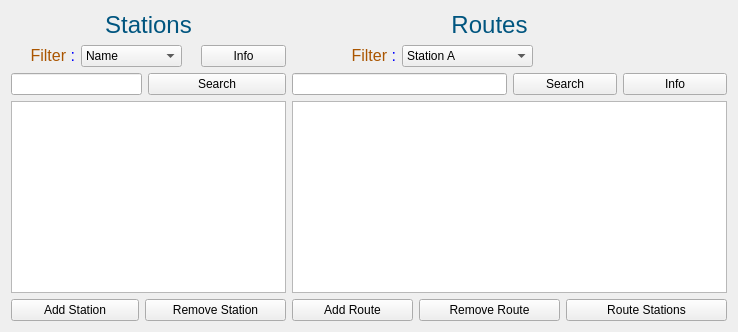
              <widget class="QWidget" name="routes_4">
               <attribute name="title">
                <string>Routes</string>
               </attribute>
               <layout class="QGridLayout" name="gridLayout_61">
                <item row="0" column="0">
                 <layout class="QGridLayout" name="gridLayout_62">
                  <item row="0" column="0" colspan="2">
                   <widget class="QLabel" name="label_145">
                    <property name="minimumSize">
                     <size>
                      <width>171</width>
                      <height>0</height>
                     </size>
                    </property>
                    <property name="maximumSize">
                     <size>
                      <width>16777215</width>
                      <height>31</height>
                     </size>
                    </property>
                    <property name="text">
                     <string>&lt;html&gt;&lt;head/&gt;&lt;body&gt;&lt;p align=&quot;center&quot;&gt;&lt;span style=&quot; font-size:18pt; color:#00557f;&quot;&gt;Stations&lt;/span&gt;&lt;/p&gt;&lt;/body&gt;&lt;/html&gt;</string>
                    </property>
                   </widget>
                  </item>
                  <item row="1" column="0" colspan="2">
                   <layout class="QGridLayout" name="gridLayout_63">
                    <item row="0" column="0">
                     <widget class="QLabel" name="label_146">
                      <property name="minimumSize">
                       <size>
                        <width>64</width>
                        <height>21</height>
                       </size>
                      </property>
                      <property name="text">
                       <string>&lt;html&gt;&lt;head/&gt;&lt;body&gt;&lt;p align=&quot;right&quot;&gt;&lt;span style=&quot; font-size:12pt; color:#aa5500;&quot;&gt;Filter &lt;/span&gt;&lt;span style=&quot; font-size:12pt; color:#0000ff;&quot;&gt;:&lt;/span&gt;&lt;/p&gt;&lt;/body&gt;&lt;/html&gt;</string>
                      </property>
                     </widget>
                    </item>
                    <item row="0" column="1" colspan="2">
                     <widget class="QComboBox" name="comboBox_26">
                      <property name="minimumSize">
                       <size>
                        <width>101</width>
                        <height>0</height>
                       </size>
                      </property>
                      <property name="maximumSize">
                       <size>
                        <width>101</width>
                        <height>16777215</height>
                       </size>
                      </property>
                      <item>
                       <property name="text">
                        <string>Name</string>
                       </property>
                      </item>
                      <item>
                       <property name="text">
                        <string>id</string>
                       </property>
                      </item>
                     </widget>
                    </item>
                    <item row="0" column="3">
                     <widget class="QPushButton" name="pushButton_102">
                      <property name="minimumSize">
                       <size>
                        <width>85</width>
                        <height>0</height>
                       </size>
                      </property>
                      <property name="text">
                       <string>Info</string>
                      </property>
                      <property name="icon">
                       <iconset theme="dialog-information">
                        <normaloff>../../../../../.designer/backup</normaloff>../../../../../.designer/backup</iconset>
                      </property>
                     </widget>
                    </item>
                    <item row="1" column="0" colspan="2">
                     <widget class="QLineEdit" name="lineEdit_26">
                      <property name="minimumSize">
                       <size>
                        <width>131</width>
                        <height>0</height>
                       </size>
                      </property>
                     </widget>
                    </item>
                    <item row="1" column="2" colspan="2">
                     <widget class="QPushButton" name="pushButton_103">
                      <property name="minimumSize">
                       <size>
                        <width>91</width>
                        <height>0</height>
                       </size>
                      </property>
                      <property name="text">
                       <string>Search</string>
                      </property>
                      <property name="icon">
                       <iconset theme="edit-find">
                        <normaloff>../../../../../.designer/backup</normaloff>../../../../../.designer/backup</iconset>
                      </property>
                     </widget>
                    </item>
                   </layout>
                  </item>
                  <item row="2" column="0" colspan="2">
                   <widget class="QTableWidget" name="tableWidget_28">
                    <property name="minimumSize">
                     <size>
                      <width>271</width>
                      <height>0</height>
                     </size>
                    </property>
                   </widget>
                  </item>
                  <item row="3" column="0">
                   <widget class="QPushButton" name="pushButton_104">
                    <property name="minimumSize">
                     <size>
                      <width>121</width>
                      <height>0</height>
                     </size>
                    </property>
                    <property name="text">
                     <string>Add Station</string>
                    </property>
                    <property name="icon">
                     <iconset theme="list-add">
                      <normaloff>../../../../../.designer/backup</normaloff>../../../../../.designer/backup</iconset>
                    </property>
                   </widget>
                  </item>
                  <item row="3" column="1">
                   <widget class="QPushButton" name="pushButton_105">
                    <property name="minimumSize">
                     <size>
                      <width>141</width>
                      <height>0</height>
                     </size>
                    </property>
                    <property name="text">
                     <string>Remove Station</string>
                    </property>
                    <property name="icon">
                     <iconset theme="list-remove">
                      <normaloff>../../../../../.designer/backup</normaloff>../../../../../.designer/backup</iconset>
                    </property>
                   </widget>
                  </item>
                 </layout>
                </item>
                <item row="0" column="1">
                 <layout class="QGridLayout" name="gridLayout_64">
                  <item row="0" column="1">
                   <widget class="QLabel" name="label_147">
                    <property name="minimumSize">
                     <size>
                      <width>131</width>
                      <height>0</height>
                     </size>
                    </property>
                    <property name="maximumSize">
                     <size>
                      <width>16777215</width>
                      <height>31</height>
                     </size>
                    </property>
                    <property name="text">
                     <string>&lt;html&gt;&lt;head/&gt;&lt;body&gt;&lt;p align=&quot;center&quot;&gt;&lt;span style=&quot; font-size:18pt; color:#00557f;&quot;&gt;Routes&lt;/span&gt;&lt;/p&gt;&lt;/body&gt;&lt;/html&gt;</string>
                    </property>
                   </widget>
                  </item>
                  <item row="1" column="0" colspan="3">
                   <layout class="QGridLayout" name="gridLayout_65">
                    <item row="0" column="0">
                     <widget class="QLabel" name="label_148">
                      <property name="minimumSize">
                       <size>
                        <width>64</width>
                        <height>21</height>
                       </size>
                      </property>
                      <property name="text">
                       <string>&lt;html&gt;&lt;head/&gt;&lt;body&gt;&lt;p align=&quot;right&quot;&gt;&lt;span style=&quot; font-size:12pt; color:#aa5500;&quot;&gt;Filter &lt;/span&gt;&lt;span style=&quot; font-size:12pt; color:#0000ff;&quot;&gt;:&lt;/span&gt;&lt;/p&gt;&lt;/body&gt;&lt;/html&gt;</string>
                      </property>
                     </widget>
                    </item>
                    <item row="0" column="1" colspan="2">
                     <widget class="QComboBox" name="comboBox_27">
                      <property name="minimumSize">
                       <size>
                        <width>131</width>
                        <height>0</height>
                       </size>
                      </property>
                      <property name="maximumSize">
                       <size>
                        <width>131</width>
                        <height>16777215</height>
                       </size>
                      </property>
                      <item>
                       <property name="text">
                        <string>Station A</string>
                       </property>
                      </item>
                      <item>
                       <property name="text">
                        <string>Station B</string>
                       </property>
                      </item>
                     </widget>
                    </item>
                    <item row="1" column="0" colspan="2">
                     <widget class="QLineEdit" name="lineEdit_27">
                      <property name="minimumSize">
                       <size>
                        <width>131</width>
                        <height>0</height>
                       </size>
                      </property>
                     </widget>
                    </item>
                    <item row="1" column="2">
                     <widget class="QPushButton" name="pushButton_106">
                      <property name="minimumSize">
                       <size>
                        <width>101</width>
                        <height>0</height>
                       </size>
                      </property>
                      <property name="text">
                       <string>Search</string>
                      </property>
                      <property name="icon">
                       <iconset theme="edit-find">
                        <normaloff>../../../../../.designer/backup</normaloff>../../../../../.designer/backup</iconset>
                      </property>
                     </widget>
                    </item>
                    <item row="1" column="3">
                     <widget class="QPushButton" name="pushButton_107">
                      <property name="minimumSize">
                       <size>
                        <width>85</width>
                        <height>0</height>
                       </size>
                      </property>
                      <property name="text">
                       <string>Info</string>
                      </property>
                      <property name="icon">
                       <iconset theme="dialog-information">
                        <normaloff>../../../../../.designer/backup</normaloff>../../../../../.designer/backup</iconset>
                      </property>
                     </widget>
                    </item>
                   </layout>
                  </item>
                  <item row="2" column="0" colspan="3">
                   <widget class="QTableWidget" name="tableWidget_29">
                    <property name="minimumSize">
                     <size>
                      <width>371</width>
                      <height>0</height>
                     </size>
                    </property>
                   </widget>
                  </item>
                  <item row="3" column="0">
                   <widget class="QPushButton" name="pushButton_108">
                    <property name="minimumSize">
                     <size>
                      <width>121</width>
                      <height>0</height>
                     </size>
                    </property>
                    <property name="text">
                     <string>Add Route</string>
                    </property>
                    <property name="icon">
                     <iconset theme="list-add">
                      <normaloff>../../../../../.designer/backup</normaloff>../../../../../.designer/backup</iconset>
                    </property>
                   </widget>
                  </item>
                  <item row="3" column="2">
                   <widget class="QPushButton" name="pushButton_110">
                    <property name="minimumSize">
                     <size>
                      <width>161</width>
                      <height>0</height>
                     </size>
                    </property>
                    <property name="text">
                     <string>Route Stations</string>
                    </property>
                    <property name="icon">
                     <iconset theme="x-office-document">
                      <normaloff>../../../../../.designer/backup</normaloff>../../../../../.designer/backup</iconset>
                    </property>
                   </widget>
                  </item>
                  <item row="3" column="1">
                   <widget class="QPushButton" name="pushButton_109">
                    <property name="minimumSize">
                     <size>
                      <width>141</width>
                      <height>0</height>
                     </size>
                    </property>
                    <property name="text">
                     <string>Remove Route</string>
                    </property>
                    <property name="icon">
                     <iconset theme="list-remove">
                      <normaloff>../../../../../.designer/backup</normaloff>../../../../../.designer/backup</iconset>
                    </property>
                   </widget>
                  </item>
                 </layout>
                </item>
               </layout>
              </widget>
